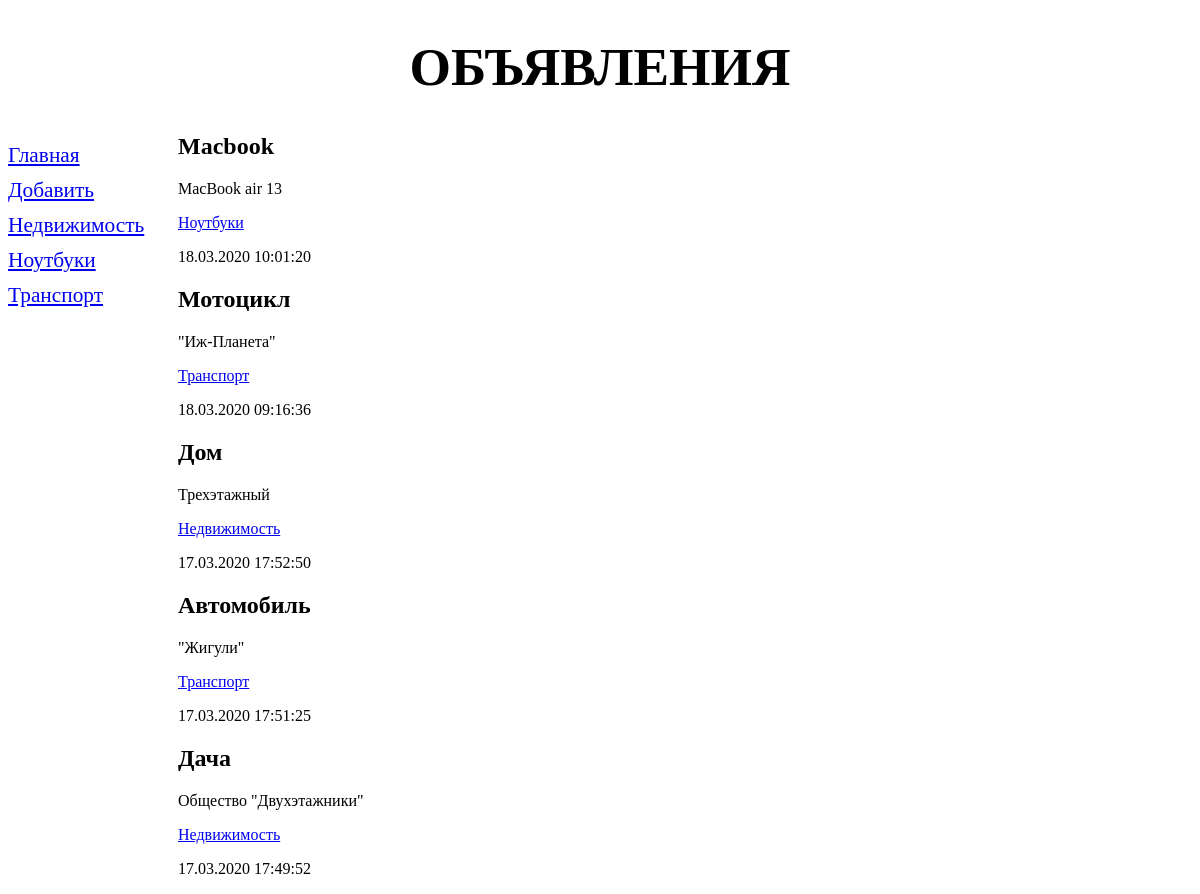
/bboard/, run on the app's committed database.
### bboard/models.py (models this page shows, shortened)
class Rubric(models.Model):
	name = models.CharField(max_length=20,db_index=True,verbose_name='Название')
	class Meta:
		verbose_name_plural = 'Рубрики'
		verbose_name = 'Рубрика'
		ordering = ['name']

class Bb(models.Model):
	title = models.CharField(max_length=50,verbose_name='Товар')
	content = models.TextField(null=True,blank=True,verbose_name='Описание')
	price = models.FloatField(null=True,blank=True,verbose_name='Цена')
	published = models.DateTimeField(auto_now_add=True,db_index=True,verbose_name='Опубликовано')
	rubric = models.ForeignKey('Rubric',null = True,
		on_delete=models.PROTECT, verbose_name='Рубрика')
	class Meta:
		verbose_name_plural = "Объявления"
		verbose_name = "Объявление"
		ordering = ['-published']

### bboard/views.py (the view)
# urls.py: path('',index,name = 'index'),
def index(request):
	bbs = Bb.objects.all()
	rubrics = Rubric.objects.all()
	context = {'bbs':bbs,'rubrics':rubrics}
	return render(request,'bboard/index.html',context)

### bboard/templates/bboard/index.html
{% extends "layout/basic.html" %}
{% block content %}
{% for bb in bbs %}
<div class="b">
	<h2>{{ bb.title }}</h2>
	<p>{{ bb.content }}</p>
	<p><a href="{% url 'by_rubric' bb.rubric.pk %}">{{ bb.rubric.name }}</a></p>
	<p>{{ bb.published|date:"d.m.Y H:i:s" }}</p>
</div>
{% endfor %}
{% endblock %}

### bboard/templates/layout/basic.html (shortened to what this page needs)
{% load static %}
<!DOCTYPE html>
<html>
<head>
</head>
<body>
	<header>
		<h1>Объявления</h1>
	</header>
	<nav>
		<a href="/bboard">Главная</a>
		<a href="{% url 'add' %}">Добавить</a>
		{% for rubric in rubrics %}
		<a href="{% url 'by_rubric' rubric.pk%}">{{ rubric.name }}</a>
		{% endfor %}
	</nav>
	<section>
		{% block content %}
		{% endblock %}
	</section>
</body>
</html>

### bboard/templates/layout/basic.html (style rules this page uses)
header h1 { font-size: 40pt; text-transform: uppercase; text-align: center; }
nav { font-size: 16pt; width: 150px; float: left; }
nav a { display: block; margin: 10px 0px; }
section { margin-left: 170px; }

### data on the page
Rubric: name "Недвижимость"
Rubric: name "Ноутбуки"
Rubric: name "Транспорт"
Bb: title "Macbook", content "MacBook air 13", rubric.name "Ноутбуки", published "18.03.2020 10:01:20"
Bb: title "Мотоцикл", content "\"Иж-Планета\"", rubric.name "Транспорт", published "18.03.2020 09:16:36"
Bb: title "Дом", content "Трехэтажный", rubric.name "Недвижимость", published "17.03.2020 17:52:50"
Bb: title "Автомобиль", content "\"Жигули\"", rubric.name "Транспорт", published "17.03.2020 17:51:25"
Bb: title "Дача", content "Общество \"Двухэтажники\"", rubric.name "Недвижимость", published "17.03.2020 17:49:52"
